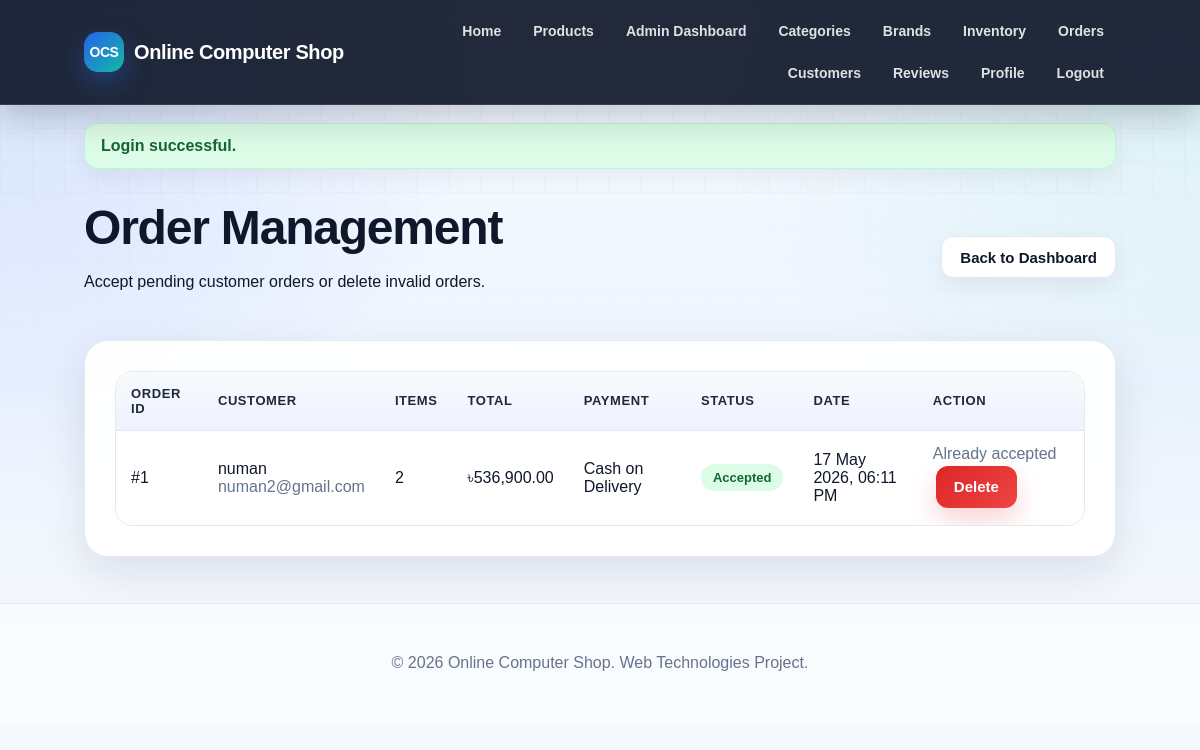
/index.php?page=admin-orders (signed in), run on the app's committed database.
### tables this page shows
CREATE TABLE `orders` (
  `id` int(11) NOT NULL,
  `user_id` int(11) DEFAULT NULL,
  `total_amount` decimal(10,2) DEFAULT NULL,
  `payment_method` enum('cash_on_delivery','online_wallet') DEFAULT NULL,
  `status` varchar(50) DEFAULT NULL,
  `order_date` timestamp NOT NULL DEFAULT current_timestamp()
);

CREATE TABLE `users` (
  `id` int(11) NOT NULL,
  `name` varchar(100) DEFAULT NULL,
  `email` varchar(100) DEFAULT NULL,
  `password_hash` varchar(255) DEFAULT NULL,
  `role` enum('admin','customer') DEFAULT NULL,
  `profile_picture` varchar(255) DEFAULT NULL,
  `created_at` timestamp NOT NULL DEFAULT current_timestamp(),
  `password` varchar(255) DEFAULT NULL,
  `profile_pic` varchar(255) DEFAULT NULL,
  `remember_token` text DEFAULT NULL
);

### controllers/AdminController.php (called while the page is built, shortened)
<?php
require_once __DIR__ . '/../models/OrderModel.php';
function show_admin_orders_page($conn) {
    $orders = get_all_orders_admin($conn);
    require __DIR__ . '/../views/admin/orders.php';
}

### models/OrderModel.php (called while the page is built, shortened)
<?php
function get_all_orders_admin($conn) {
    $stmt = $conn->prepare("SELECT o.id, o.user_id, o.total_amount, o.payment_method, o.status, o.order_date,
                                   u.name AS customer_name, u.email AS customer_email,
                                   COUNT(oi.id) AS item_count
                            FROM orders o
                            INNER JOIN users u ON o.user_id = u.id
                            LEFT JOIN order_items oi ON o.id = oi.order_id
                            GROUP BY o.id, o.user_id, o.total_amount, o.payment_method, o.status, o.order_date, u.name, u.email
                            ORDER BY o.order_date DESC");
    $stmt->execute();
    $result = $stmt->get_result();
    $orders = [];
    while ($row = $result->fetch_assoc()) {
        $orders[] = $row;
    }
    return $orders;
}

### config/session.php (called while the page is built, shortened)
<?php
function e($value) {
    return htmlspecialchars((string)($value ?? ''), ENT_QUOTES, 'UTF-8');
}
function payment_method_label($method) {
    $labels = [
        'cash_on_delivery' => 'Cash on Delivery',
        'bkash' => 'bKash',
        'nagad' => 'Nagad',
        'dbbl' => 'DBBL / Rocket',
        'online_wallet' => 'Online Wallet'
    ];
    if (isset($labels[$method])) {
        return $labels[$method];
    }
    return ucwords(str_replace('_', ' ', (string)$method));
}

### views/admin/orders.php (the view, shortened to what this page needs)
<?php require __DIR__ . '/../layouts/header.php'; ?>
<?php require __DIR__ . '/../layouts/navbar.php'; ?>
<main class="container">
    <section class="page-head">
        <div>
            <h1>Order Management</h1>
            <p>Accept pending customer orders or delete invalid orders.</p>
        </div>
        <a class="button-secondary" href="index.php?page=admin-dashboard">Back to Dashboard</a>
    </section>
    <section class="section">
        <?php if (empty($orders)): ?>
            <p>No customer order found.</p>
        <?php else: ?>
            <div class="table-wrap">
                <table>
                    <thead>
                        <tr>
                            <th>Order ID</th>
                            <th>Customer</th>
                            <th>Items</th>
                            <th>Total</th>
                            <th>Payment</th>
                            <th>Status</th>
                            <th>Date</th>
                            <th>Action</th>
                        </tr>
                    </thead>
                    <tbody>
                        <?php foreach ($orders as $order): ?>
                            <tr>
                                <td>#<?= e($order['id']) ?></td>
                                <td>
                                    <?= e($order['customer_name']) ?><br>
                                    <span class="meta"><?= e($order['customer_email']) ?></span>
                                </td>
                                <td><?= e($order['item_count']) ?></td>
                                <td>৳<?= number_format((float)$order['total_amount'], 2) ?></td>
                                <td><?= e(payment_method_label($order['payment_method'])) ?></td>
                                <td>
                                    <span class="status-badge status-<?= e($order['status']) ?>">
                                        <?= e(ucfirst($order['status'])) ?>
                                    </span>
                                </td>
                                <td><?= e(date('d M Y, h:i A', strtotime($order['order_date']))) ?></td>
                                <td>
                                    <?php if ($order['status'] === 'pending'): ?>
                                        <form action="index.php?page=admin-orders" method="POST" class="inline-form" onsubmit="return confirm('Accept this order?');">
                                            <?= csrf_field() ?>
                                            <input type="hidden" name="order_id" value="<?= e($order['id']) ?>">
                                            <input type="hidden" name="action" value="accept_order">
                                            <button type="submit" class="mini-btn">Accept</button>
                                        </form>
                                    <?php else: ?>
                                        <span class="meta">Already accepted</span>
                                    <?php endif; ?>
                                    <form action="index.php?page=admin-orders" method="POST" class="inline-form" onsubmit="return confirm('Delete this order?');">
                                        <button type="submit" class="danger-btn">Delete</button>
                                    </form>
                                </td>
                            </tr>
                        <?php endforeach; ?>
                    </tbody>
                </table>
            </div>
        <?php endif; ?>
    </section>
</main>
<?php require __DIR__ . '/../layouts/footer.php'; ?>

### public/css/base.css (style rules this page uses)
:root { --primary: #2563eb; --primary-dark: #1d4ed8; --primary-soft: #dbeafe; --secondary: #14b8a6; --accent: #f97316; --danger: #dc2626; --danger-dark: #991b1b; --success: #16a34a; --success-dark: #166534; --warning: #f59e0b; --text: #0f172a; --text-soft: #475569; --muted: #64748b; --line: #e2e8f0; --surface: #ffffff; --surface-soft: #f8fafc; --surface-tint: #eff6ff; --shadow-sm: 0 8px 22px rgba(15, 23, 42, 0.06); --shadow-md: 0 16px 45px rgba(15, 23, 42, 0.10); --shadow-lg: 0 24px 70px rgba(15, 23, 42, 0.16); --radius-sm: 10px; --radius-md: 16px; --radius-lg: 24px; --max-width: 1180px; }
* { box-sizing: border-box; }
html { scroll-behavior: smooth; }
body { margin: 0; min-height: 100vh; font-family: Arial, Helvetica, sans-serif; color: var(--text); background: radial-gradient(circle at top left, rgba(37, 99, 235, 0.16), transparent 35%), radial-gradient(circle at top right, rgba(20, 184, 166, 0.12), transparent 35%), linear-gradient(180deg, #f8fbff 0%, #eef4ff 48%, #f8fafc 100%); }
body::before { content: ""; position: fixed; inset: 0; pointer-events: none; background-image: linear-gradient(rgba(15, 23, 42, 0.035) 1px, transparent 1px), linear-gradient(90deg, rgba(15, 23, 42, 0.035) 1px, transparent 1px); background-size: 32px 32px; mask-image: linear-gradient(to bottom, rgba(0, 0, 0, 0.7), transparent 55%); z-index: -1; }
a { color: var(--primary); text-decoration: none; transition: color 0.2s ease, transform 0.2s ease, background 0.2s ease, box-shadow 0.2s ease; }
h1, h2, h3 { color: var(--text); letter-spacing: -0.025em; }
h1 { font-size: clamp(2rem, 4vw, 3.6rem); line-height: 1.05; margin: 0 0 12px; }
p { line-height: 1.65; }

### public/css/layout.css (style rules this page uses)
.container { width: 86%; max-width: var(--max-width); margin: 34px auto; }
.hero-card, .section, .filter-card, .cart-card, .detail-layout, .form-card { border: 1px solid rgba(226, 232, 240, 0.95); background: rgba(255, 255, 255, 0.94); box-shadow: var(--shadow-md); backdrop-filter: blur(10px); }
.section { margin-top: 28px; border-radius: var(--radius-lg); padding: clamp(20px, 3vw, 30px); }

### public/css/components.css (style rules this page uses)
button, .button-link, .primary-btn, .button-secondary, .mini-btn, .danger-btn { display: inline-flex; align-items: center; justify-content: center; gap: 8px; min-height: 42px; border: 0; border-radius: 12px; padding: 11px 18px; font-size: 15px; font-weight: 800; line-height: 1; cursor: pointer; transition: transform 0.18s ease, box-shadow 0.18s ease, background 0.18s ease, color 0.18s ease, border-color 0.18s ease; }
button, .button-link, .primary-btn { color: #ffffff; background: linear-gradient(135deg, var(--primary), var(--secondary)); box-shadow: 0 12px 26px rgba(37, 99, 235, 0.23); }
.button-secondary, .mini-btn { color: var(--text); background: #ffffff; border: 1px solid var(--line); box-shadow: var(--shadow-sm); }
.danger-btn { color: #ffffff; background: linear-gradient(135deg, var(--danger), #ef4444); box-shadow: 0 12px 26px rgba(220, 38, 38, 0.20); }
.muted, .help, .meta, .small-note { color: var(--muted); }
.inline-form { display: inline-block; margin: 3px; }
.table-wrap { width: 100%; overflow-x: auto; border-radius: 18px; border: 1px solid var(--line); background: #ffffff; }
table { width: 100%; border-collapse: collapse; background: #ffffff; }
th, td { padding: 14px 15px; border-bottom: 1px solid var(--line); text-align: left; vertical-align: middle; }
th { color: #1e293b; background: linear-gradient(180deg, #f8fafc, #eef2ff); font-size: 13px; text-transform: uppercase; letter-spacing: 0.045em; }
tr:last-child td { border-bottom: 0; }
.status-badge { display: inline-flex; align-items: center; justify-content: center; padding: 6px 12px; border-radius: 999px; font-size: 13px; font-weight: 900; background: #e2e8f0; color: #334155; }
.status-accepted { background: #dcfce7; color: var(--success-dark); }

### public/css/pages.css (style rules this page uses)
.page-head { display: flex; justify-content: space-between; align-items: center; gap: 18px; margin-bottom: 24px; }

### data on the page
orders: id "1", user.name "numan", user.email "numan2@gmail.com", item_count "2", total_amount "536,900.00", payment_method "Cash on Delivery", status "Accepted", order_date "17 May 2026, 06:11 PM", shows "Already accepted"

### other printed values
$flash['message'] "Login successful."
